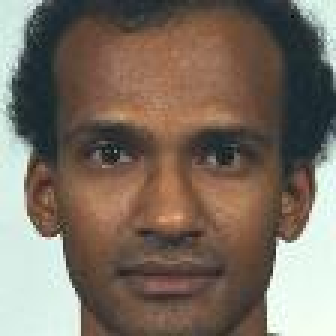
#> input picture ch06_eigenface/feret_aligned/00003_941121_fa.jpg, 112 x 112 px (shown 3 times larger); its folder holds only this picture in this run
$ python EigenFace.py
#> lines starting #> are read from the running program, lines starting #| are printed output that depends on the picture
# Import necessary packages.
from __future__ import print_function
import os
import sys
import cv2
import numpy as np

# Read images from the directory.
def readImages(path):
#> called with path = 'feret_aligned'
    print("Reading images from " + path, end = "...")

    # Create array of array of images.
    images = []
    # List all files in the directory and read points from text files one by one.
    for filePath in sorted(os.listdir(path)):
        fileExt = os.path.splitext(filePath)[1]
        if fileExt in [".jpg", ".jpeg"]:

            # Add to array of images.
            imagePath = os.path.join(path, filePath)
            im = cv2.imread(imagePath)
#> im is the input picture: shape (112, 112, 3); mean B, G, R 98, 110.4, 123
            # for speed up
            im = cv2.resize(im, (0,0), fx = 1/2, fy = 1/2)
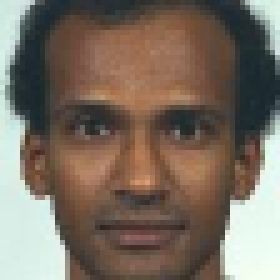
#> im: shape (56, 56, 3) (shown 5 times larger); mean B, G, R 98.2, 110.5, 123.1

            if im is None :
                print("image:{} not read properly".format(imagePath))
            else :
                # Convert image to floating point.
                im = np.float32(im)/255.0
                # Add image to list.
                images.append(im)
                if False:  # speed up
                    # Flip image.
                    imFlip = cv2.flip(im, 1);
                    # Append flipped image.
                    images.append(imFlip)

    numImages = int(len(images) / 2)
#> numImages = 0
    # Exit if no image found.
    if numImages == 0 :
        print("No images found")
        sys.exit(0)
#> (the program exits here)

$ run again, on ch06_eigenface/feret_aligned/00114_931230_fa.jpg
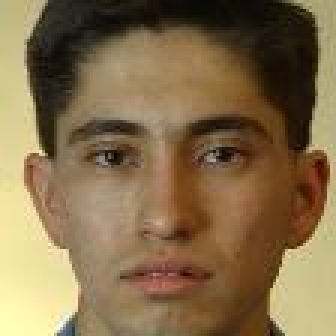
#> input picture ch06_eigenface/feret_aligned/00114_931230_fa.jpg, 112 x 112 px (shown 3 times larger)
#> in readImages, im is the input picture: shape (112, 112, 3); mean B, G, R 75.6, 110.1, 132.8
#> in readImages, `im = cv2.resize(im, (0,0), fx = 1/2, fy = 1/2)`:
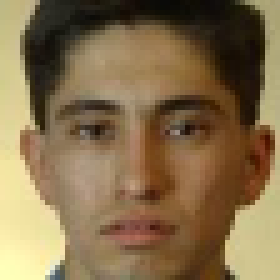
#> im: shape (56, 56, 3) (shown 5 times larger); mean B, G, R 75.7, 110.2, 132.9
#> numImages = 0

$ run again, on ch06_eigenface/feret_aligned/00130_931230_fa.jpg
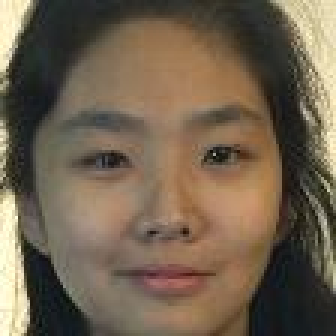
#> input picture ch06_eigenface/feret_aligned/00130_931230_fa.jpg, 112 x 112 px (shown 3 times larger)
#> in readImages, im is the input picture: shape (112, 112, 3); mean B, G, R 78.9, 98.1, 113.5
#> in readImages, `im = cv2.resize(im, (0,0), fx = 1/2, fy = 1/2)`:
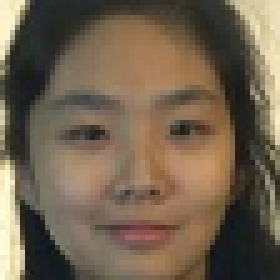
#> im: shape (56, 56, 3) (shown 5 times larger); mean B, G, R 79.1, 98.3, 113.6
#> numImages = 0

$ run again, on ch06_eigenface/feret_aligned/00142_931230_fa.jpg
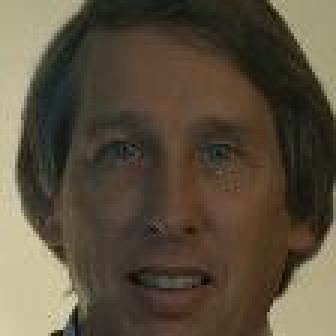
#> input picture ch06_eigenface/feret_aligned/00142_931230_fa.jpg, 112 x 112 px (shown 3 times larger)
#> in readImages, im is the input picture: shape (112, 112, 3); mean B, G, R 62.1, 79.5, 90.1
#> in readImages, `im = cv2.resize(im, (0,0), fx = 1/2, fy = 1/2)`:
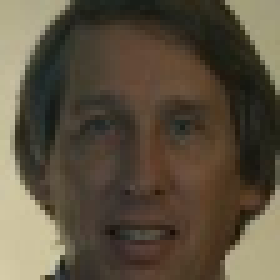
#> im: shape (56, 56, 3) (shown 5 times larger); mean B, G, R 62.3, 79.6, 90.3
#> numImages = 0

$ run again, on ch06_eigenface/feret_aligned/00022_930831_fa.jpg
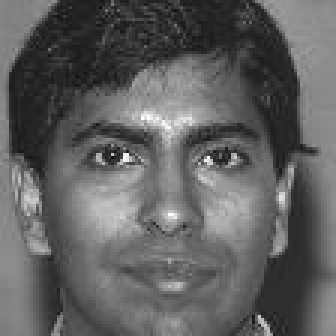
#> input picture ch06_eigenface/feret_aligned/00022_930831_fa.jpg, 112 x 112 px (shown 3 times larger)
#> in readImages, im is the input picture: shape (112, 112, 3); min 12, max 255, mean 96.1
#> in readImages, `im = cv2.resize(im, (0,0), fx = 1/2, fy = 1/2)`:
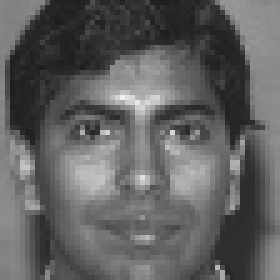
#> im: shape (56, 56, 3) (shown 5 times larger); min 30, max 240, mean 96.2
#> numImages = 0
